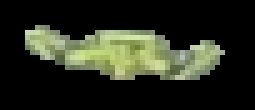
#> input picture image.png, 51 x 22 px (shown 5 times larger)
$ python meanshift.py   (older library calls are emulated)
#> lines starting #> are read from the running program, lines starting #| are printed output that depends on the picture; after the words box and inside, x2 and y2 are one past the last pixel; in counts of white or black regions, pixels touching at a corner belong together
import cv2
import numpy as np
video = cv2.VideoCapture(0)
x=360
y=0

roi = cv2.imread("image.png",1)
#> roi is the input picture: shape (22, 51, 3); mean B, G, R 30.3, 43.4, 39.7
width = 300
height = 120
hsv_roi = cv2.cvtColor(roi, cv2.COLOR_BGR2HSV)
#> hsv_roi: shape (22, 51, 3); mean H, S, V 10.1, 19.7, 43.4
roi_hist = cv2.calcHist([hsv_roi], [0], None, [180], [0, 180])
#> roi_hist = 180 values, max 835 at index 0, min 0 at index 1, mean 6.23
roi_hist[0] = 0
roi_hist = cv2.normalize(roi_hist, roi_hist, 0, 255, cv2.NORM_MINMAX)
#> roi_hist = 180 values, max 255 at index 39, min 0 at index 0, mean 9.68
term_criteria = (cv2.TERM_CRITERIA_EPS | cv2.TERM_CRITERIA_COUNT, 10, 1)
while True:
    _, frame = video.read()
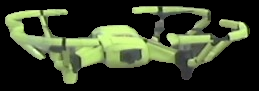
#> input picture image3.png, 259 x 91 px, given in place of the camera
#> frame is the input picture: shape (91, 259, 3); mean B, G, R 41.4, 63.4, 54.8
    hsv = cv2.cvtColor(frame, cv2.COLOR_BGR2HSV)
#> hsv: shape (91, 259, 3); mean H, S, V 16.5, 31.8, 63.4
    mask = cv2.calcBackProject([hsv], [0], roi_hist, [0, 180], 1)
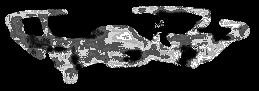
#> mask: shape (91, 259); min 0, max 255, mean 45.5
    #mask = cv2.dilate(mask, cv2.getStructuringElement(cv2.MORPH_ELLIPSE, (3, 3)), iterations=3)
    #mask = cv2.erode(mask, cv2.getStructuringElement(cv2.MORPH_RECT, (3, 3)), iterations=1)
    #smask = cv2.dilate(mask, cv2.getStructuringElement(cv2.MORPH_RECT, (20, 20)), iterations=2)
    sat = hsv[:,:,1]
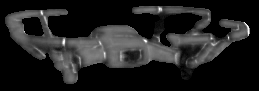
#> sat: shape (91, 259); min 0, max 255, mean 31.8
    sat = cv2.dilate(sat, cv2.getStructuringElement(cv2.MORPH_ELLIPSE, (5, 5)), iterations=2)
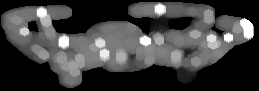
#> sat: shape (91, 259); min 0, max 255, mean 62.9
    satNmask = cv2.bitwise_and(sat,mask)
    satNmask = cv2.erode(satNmask, cv2.getStructuringElement(cv2.MORPH_RECT, (3, 3)), iterations=1)
    satNmask = cv2.dilate(satNmask, cv2.getStructuringElement(cv2.MORPH_ELLIPSE, (3, 3)), iterations=2)
    satNmask = cv2.erode(satNmask, cv2.getStructuringElement(cv2.MORPH_RECT, (3, 3)), iterations=1)
    threshold_indices = satNmask < 50
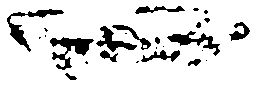
#> threshold_indices: shape (91, 259) bool; 87.5% white; 26 black regions (13 under 20 px), largest, box (x1, y1, x2, y2) and area: (50, 37, 94, 70) 579, (7, 9, 64, 52) 493, (167, 31, 220, 56) 416
    satNmask[threshold_indices] = 0
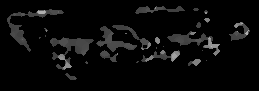
#> satNmask: shape (91, 259); min 0, max 176, mean 10.2
    satNmask = cv2.equalizeHist(satNmask)
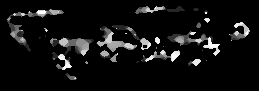
#> satNmask: shape (91, 259); min 0, max 255, mean 17
    #satNmask = cv2.dilate(satNmask, cv2.getStructuringElement(cv2.MORPH_RECT, (5, 5)), iterations=2)

    ret, track_window = cv2.meanShift(satNmask, (x, y, width, height), term_criteria)
#> ret = 0; track_window = (129, 45, 1, 1)
    x, y, w, h = track_window
#> x = 129; y = 45; w = 1; h = 1
    #pts = cv2.cv.BoxPoints(ret)
    #pts = np.intp(pts)
    #cv2.polylines(frame,[pts],True, 255,2)
    cv2.imshow('frame',frame)
    cv2.rectangle(frame, (x, y), (x + w, y + h), (0, 255, 0), 2)
#> frame: shape (91, 259, 3); 0.05% of pixels changed, all inside (x1, y1, x2, y2) = (128, 44, 132, 48)
    cv2.imshow("Mask", mask)
    cv2.imshow("sat1",hsv[:,:,1])
    cv2.imshow("satNmask",satNmask)

    key = cv2.waitKey(1)
#> (key Esc is pressed here)
    if key == 27:
        break
video.release()

cv2.destroyAllWindows()
